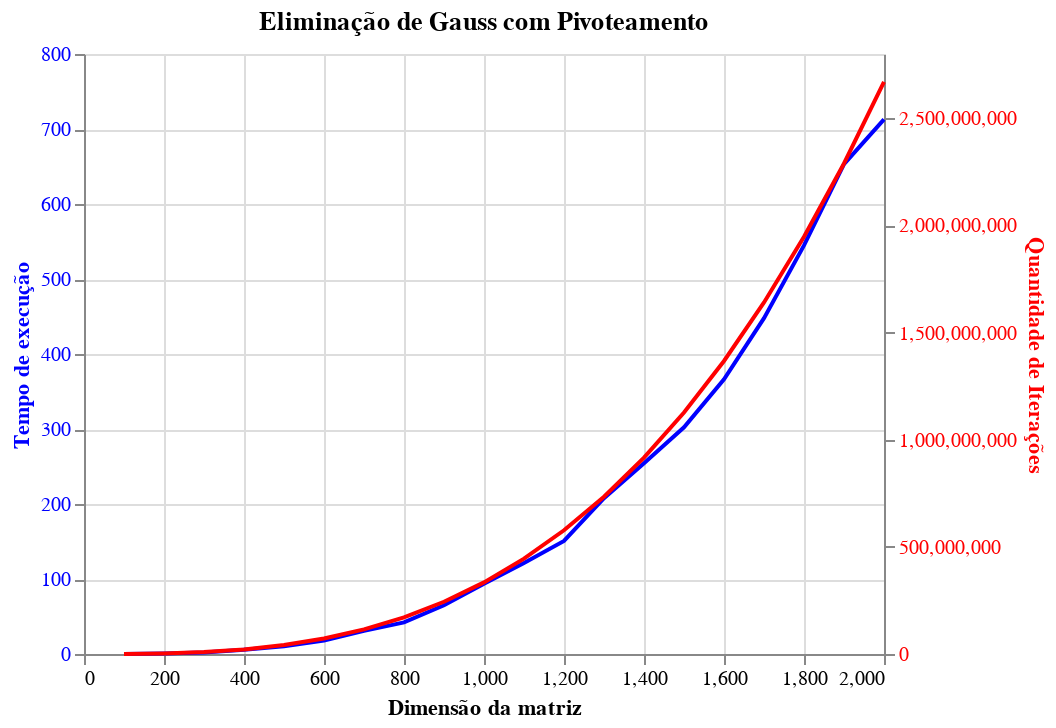

Here is the notebook cell this chart was saved with:
### Markdown cell above
# Gerando os gráficos

### Code cell
import altair as alt
import pandas as pd
import json

def buildChart(timesFile, iterationsFile):
    with open(iterationsFile, 'r', encoding='utf-8') as IterationJsonFile, \
        open(timesFile, 'r', encoding='utf-8') as TimesJsonFile:
        timesList = json.load(TimesJsonFile)
        iterationsList = json.load(IterationJsonFile)

    timesDict = {
        'Dimensão da matriz' : [matrixDimension for matrixDimension in range(100, 2100, 100)],
        'Tempo de execução': timesList,
        'Quantidade de Iterações': iterationsList,
    }

    timesDf = pd.DataFrame(timesDict)

    base = alt.Chart(timesDf, title="Eliminação de Gauss com Pivoteamento").encode(
        alt.X('Dimensão da matriz'),
    )

    timesLine = base.mark_line(color="blue").encode(
        alt.Y('Tempo de execução', axis=alt.Axis(title='Tempo de execução'))
    )

    iterationsLine = base.mark_line(color="red").encode(
        alt.Y('Quantidade de Iterações', axis=alt.Axis(title='Quantidade de Iterações'))
    )

    layer = alt.layer(
        timesLine, 
        iterationsLine
    ).resolve_scale(
        y='independent'
    ).configure_axisLeft(
        labelColor="blue",
        titleColor="blue"
    ).configure_axisRight(
        labelColor="red",
        titleColor="red"
    )
    return layer

gaussEliminationChart = buildChart('gaussEliminationTimes.json', 'gaussEliminationIterations.json')
fatoracaoLUChart = buildChart('fatoracaoLUTimes.json', 'fatoracaoLUIterations.json')
alt.hconcat(gaussEliminationChart, fatoracaoLUChart)

### Figure 1 — Vega-Lite specification as saved in the notebook (floating-point values rounded to 4 significant figures)
{"config": {"view": {"continuousWidth": 400, "continuousHeight": 300}, "axisLeft": {"labelColor": "blue", "titleColor": "blue"}, "axisRight": {"labelColor": "red", "titleColor": "red"}}, "layer": [{"mark": {"type": "line", "color": "blue"}, "encoding": {"x": {"field": "Dimensão da matriz", "type": "quantitative"}, "y": {"axis": {"title": "Tempo de execução"}, "field": "Tempo de execução", "type": "quantitative"}}, "title": "Eliminação de Gauss com Pivoteamento"}, {"mark": {"type": "line", "color": "red"}, "encoding": {"x": {"field": "Dimensão da matriz", "type": "quantitative"}, "y": {"axis": {"title": "Quantidade de Iterações"}, "field": "Quantidade de Iterações", "type": "quantitative"}}, "title": "Eliminação de Gauss com Pivoteamento"}], "data": {"name": "data-75b9b32ef6ff9612a3f9aa5756ddeefa"}, "resolve": {"scale": {"y": "independent"}}, "$schema": "https://vega.github.io/schema/vega-lite/v4.17.0.json", "datasets": {"data-75b9b32ef6ff9612a3f9aa5756ddeefa": [{"Dimensão da matriz": 100, "Tempo de execução": 0.09384, "Quantidade de Iterações": 342615}, {"Dimensão da matriz": 200, "Tempo de execução": 0.5092, "Quantidade de Iterações": 2702450}, {"Dimensão da matriz": 300, "Tempo de execução": 2.045, "Quantidade de Iterações": 9083351}, {"Dimensão da matriz": 400, "Tempo de execução": 5.683, "Quantidade de Iterações": 21482862}, {"Dimensão da matriz": 500, "Tempo de execução": 10.4, "Quantidade de Iterações": 41864230}, {"Dimensão da matriz": 600, "Tempo de execução": 18.0, "Quantidade de Iterações": 72336506}, {"Dimensão da matriz": 700, "Tempo de execução": 30.79, "Quantidade de Iterações": 114793795}, {"Dimensão da matriz": 800, "Tempo de execução": 42.07, "Quantidade de Iterações": 171265733}, {"Dimensão da matriz": 900, "Tempo de execução": 64.92, "Quantidade de Iterações": 243753164}, {"Dimensão da matriz": 1000, "Tempo de execução": 93.61, "Quantidade de Iterações": 334246337}, {"Dimensão da matriz": 1100, "Tempo de execução": 121.3, "Quantidade de Iterações": 444804953}, {"Dimensão da matriz": 1200, "Tempo de execução": 150.7, "Quantidade de Iterações": 577354571}, {"Dimensão da matriz": 1300, "Tempo de execução": 207.8, "Quantidade de Iterações": 733597674}, {"Dimensão da matriz": 1400, "Tempo de execução": 254.4, "Quantidade de Iterações": 916185885}, {"Dimensão da matriz": 1500, "Tempo de execução": 302.3, "Quantidade de Iterações": 1127095271}, {"Dimensão da matriz": 1600, "Tempo de execução": 366.3, "Quantidade de Iterações": 1367362795}, {"Dimensão da matriz": 1700, "Tempo de execução": 447.8, "Quantidade de Iterações": 1640355800}, {"Dimensão da matriz": 1800, "Tempo de execução": 544.8, "Quantidade de Iterações": 1947007532}, {"Dimensão da matriz": 1900, "Tempo de execução": 653.2, "Quantidade de Iterações": 2289018800}, {"Dimensão da matriz": 2000, "Tempo de execução": 712.8, "Quantidade de Iterações": 2669641190}]}}
